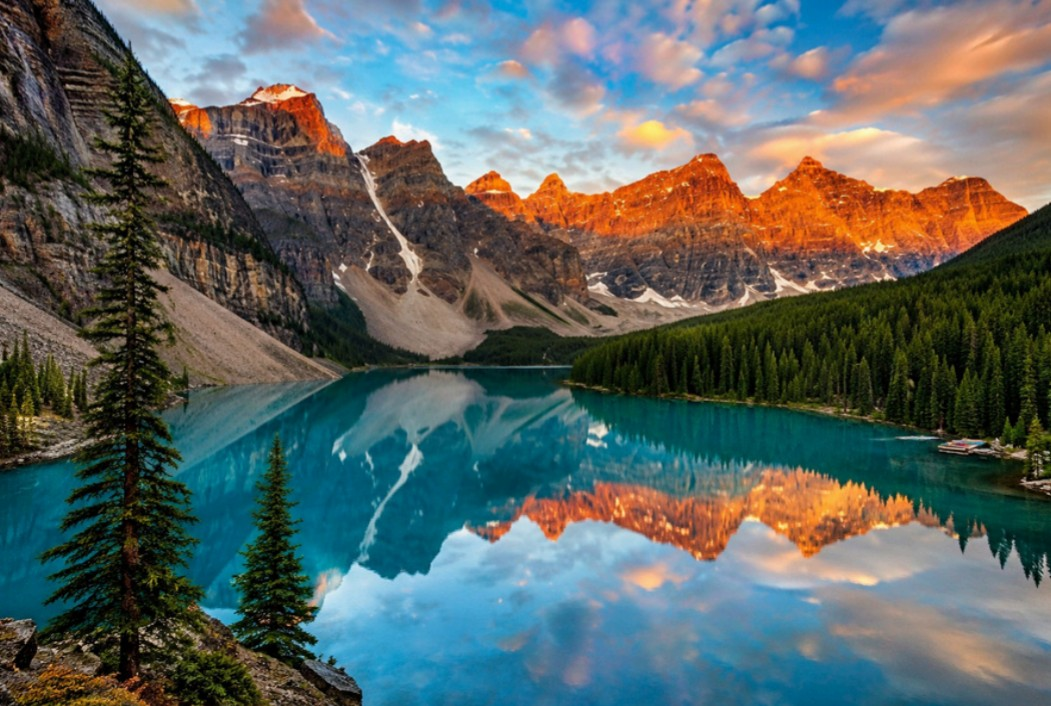
#> input picture 05/mountain_lake.jpeg, 1051 x 706 px
$ python 05.py
#> lines starting #> are read from the running program, lines starting #| are printed output that depends on the picture
import cv2
import numpy as np

img = cv2.imread("mountain_lake.jpeg")
#> img is the input picture: shape (706, 1051, 3); mean B, G, R 99.7, 102.3, 91.9

if img is None:
    print("Error: Could not locate the mountain lake image.")
else:

    b, g, r = cv2.split(img)
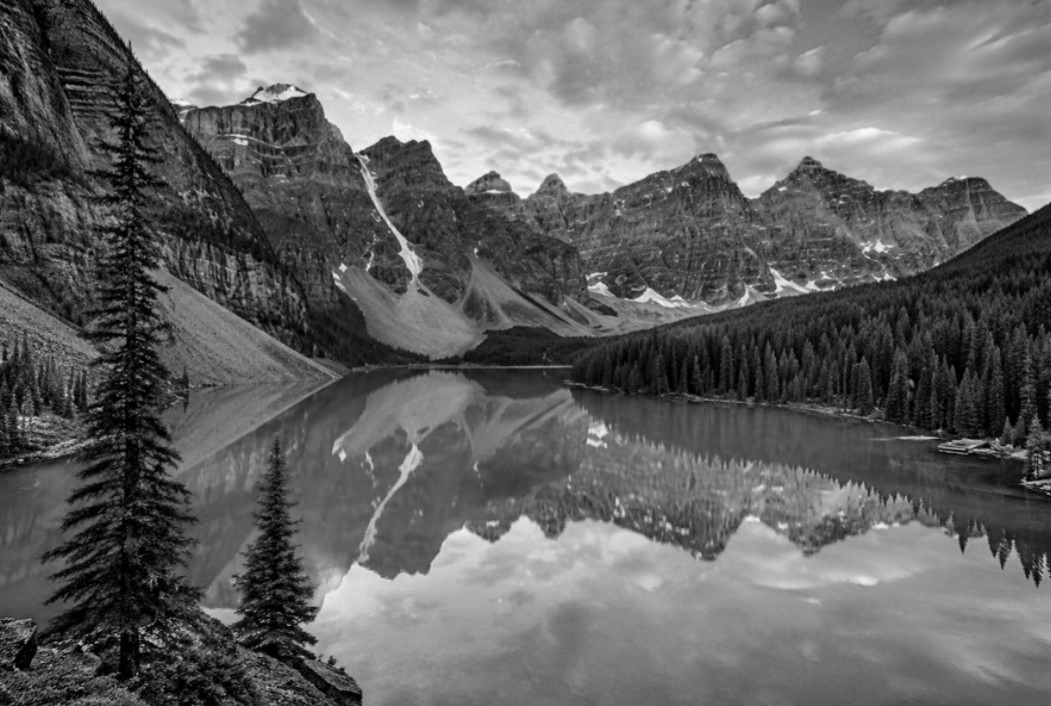
#> g: shape (706, 1051); min 0, max 250, mean 102.3
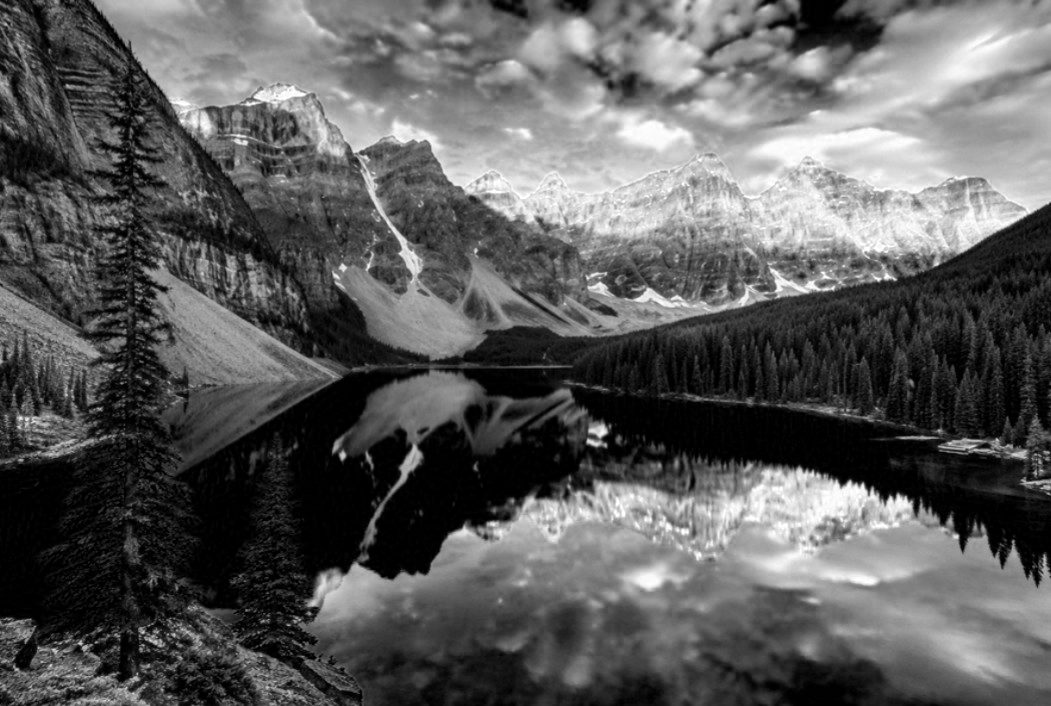
#> r: shape (706, 1051); min 0, max 255, mean 91.9
    blank = np.zeros_like(b)


    blue_img = cv2.merge([b, blank, blank])
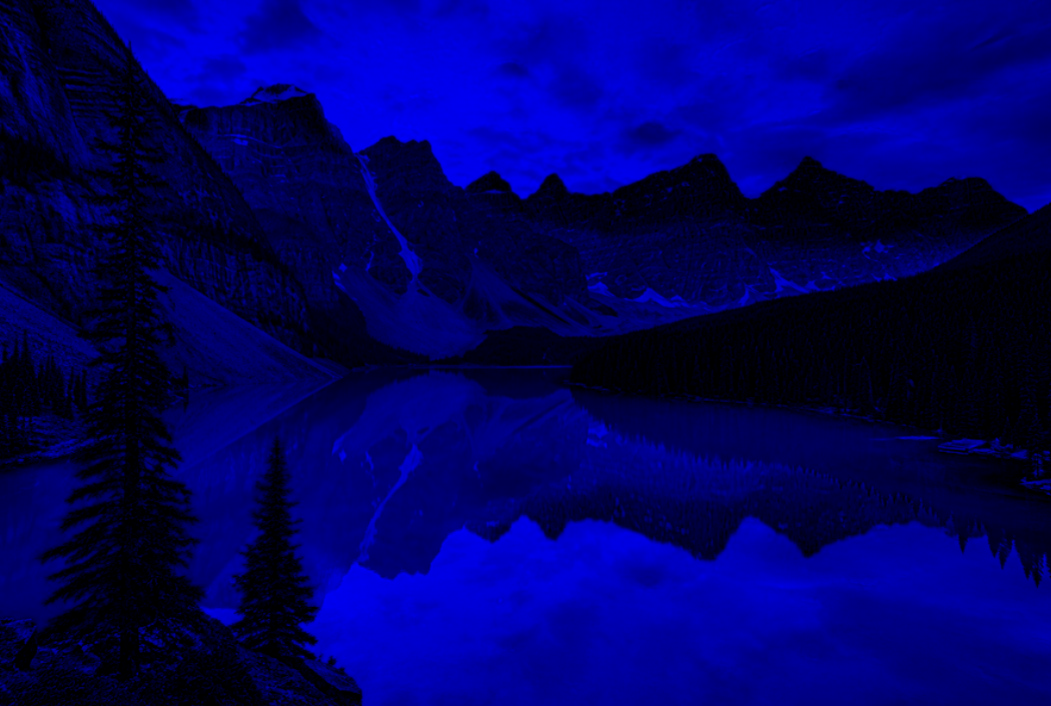
#> blue_img: shape (706, 1051, 3); mean of channels 0, 1, 2 99.7, 0, 0; drawn as B, G, R
    green_img = cv2.merge([blank, g, blank])
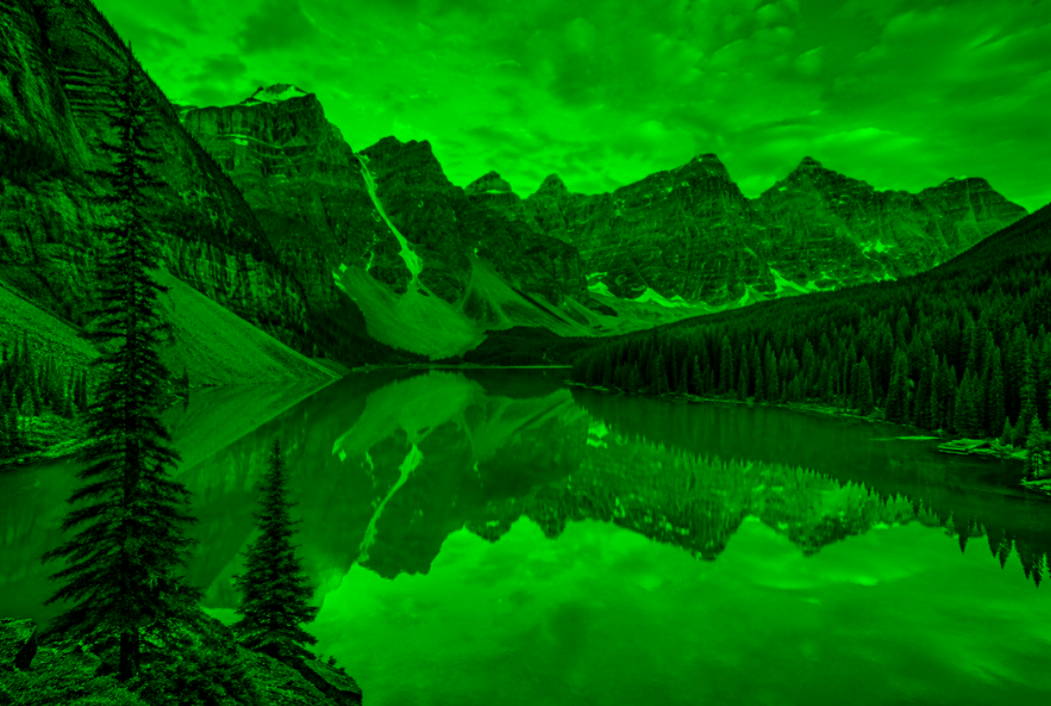
#> green_img: shape (706, 1051, 3); mean of channels 0, 1, 2 0, 102.3, 0; drawn as B, G, R
    red_img = cv2.merge([blank, blank, r])
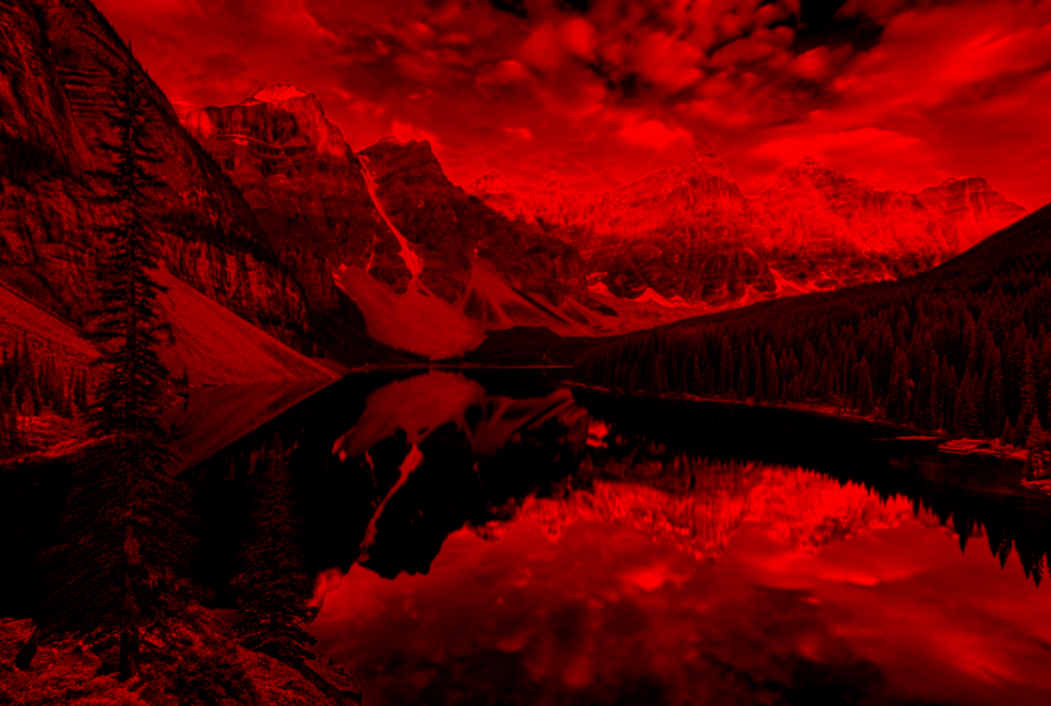
#> red_img: shape (706, 1051, 3); mean of channels 0, 1, 2 0, 0, 91.9; drawn as B, G, R


    merged_no_green = cv2.merge([b, blank, r])
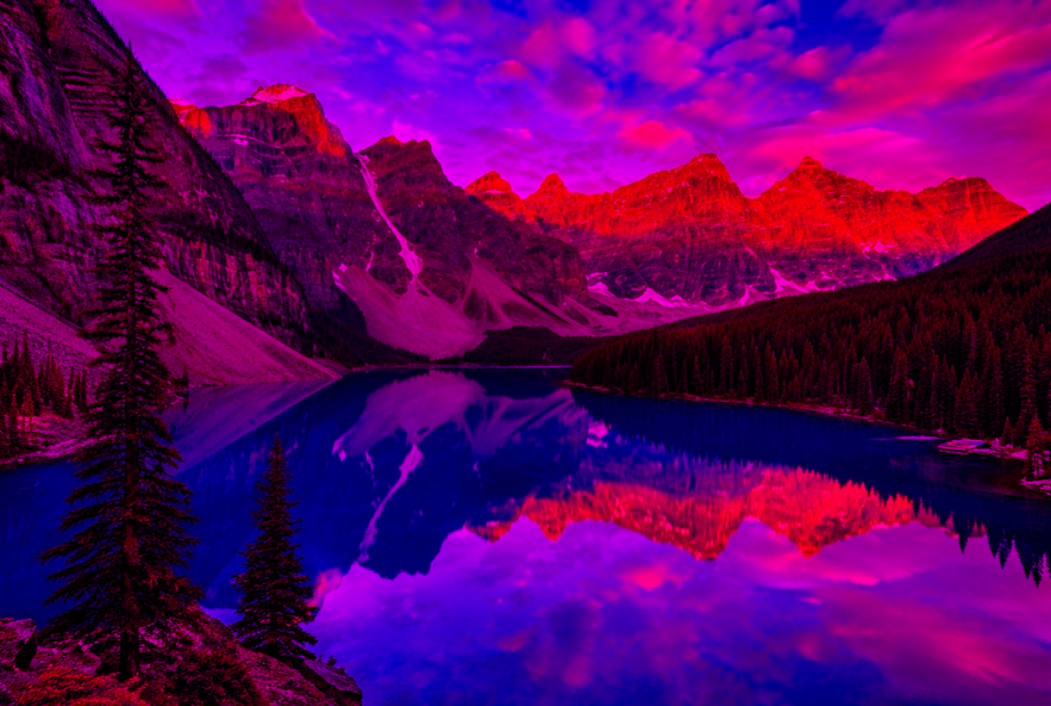
#> merged_no_green: shape (706, 1051, 3); mean of channels 0, 1, 2 99.7, 0, 91.9; drawn as B, G, R


    cv2.imshow("Original Blue Channel", blue_img)
    cv2.imshow("Original Green Channel", green_img)
    cv2.imshow("Original Red Channel", red_img)
    cv2.imshow("Merged Output (No Green Channel)", merged_no_green)


    cv2.imwrite("channel_blue.png", blue_img)
    cv2.imwrite("channel_green.png", green_img)
    cv2.imwrite("channel_red.png", red_img)
    cv2.imwrite("merged_no_green.png", merged_no_green)

    print("All channels and merged outputs saved successfully.")
    cv2.waitKey(0)
    cv2.destroyAllWindows()
